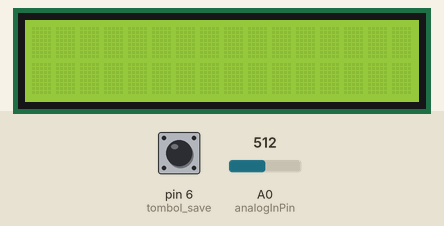
This sketch was run on a simulated Arduino Uno, built with avr-gcc and run on an emulated ATmega328P. Shown: 16×2 character LCD. The inputs (shaded band) are chosen by the test bench; at power-on: pin 6 (tombol_save) HIGH, A0 (analogInPin) = 512. EEPROM starts erased; what the sketch prints to the serial monitor is not drawn.

Above: at 2.6 s.
2.7 s: pin 6 (tombol_save) pulled LOW for 0.15 s
At 4.2 s:
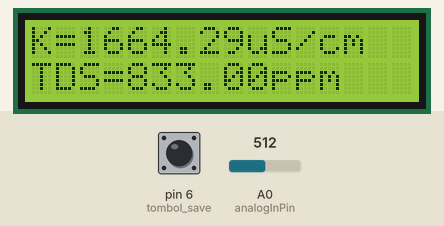
4.4 s: pin 6 (tombol_save) pulled LOW for 1 s
At 4.62 s:
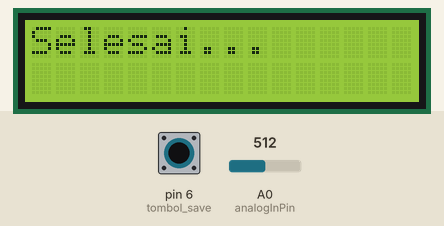

The sketch:

sketch_jun11a.ino
```cpp
//inclue library yang dibutuhkan
#include <LiquidCrystal.h>
#include <EEPROM.h>
#define analogInPin  A0  // Analog input pin
LiquidCrystal lcd(7,8,9,10,11,12);

//deklarasi variabel dan nilai
int tombol_save=6;
int sensorValue;
float outputValueConductivity;
float outputValueTDS;
byte cursor_segitiga_kanan[8] = {0b01000,0b01100,0b01110,0b01111,0b01110,0b01100,0b01000,0b00000};
byte cursor_segitiga_kiri[8] = {0b00001,0b00011,0b00111,0b01111,0b00111,0b00011,0b00001,0b00000};
byte cursor_bulat[8] = {0b00100,0b01110,0b11111,0b11111,0b11111,0b01110,0b00100,0b00000};

int pembagi_outputValueConductivity=0; //didepan koma
float hasil_bagi_outputValueConductivity =0;
float hasil_belakang_koma_outputValueConductivity=0;
int pembagi_outputValueTDS=0; //didepan koma
float hasil_bagi_outputValueTDS=0;

float hasil_belakang_koma_outputValueTDS =0;
int pembagi_outputValueConductivity_ribuan ;
int pembagi_outputValueConductivity_puluhan;
int pembagi_outputValueTDS_ribuan;
int pembagi_outputValueTDS_puluhan;
float depan_koma_outputValueConductivity;
float read_belakang_koma_outputValueConductivity;

//defini fungsi
void tampilSave();
void silahkanTunggu();
void bersih2_layar();
void sensor_K();

void setup()   //fungsi dijalankan pada saat alat dinyalakan
{
  Serial.begin(9600); //mulai komunikasi serial
  lcd.begin(2, 16);
  lcd.createChar(1, cursor_segitiga_kanan);
  lcd.createChar(2, cursor_segitiga_kiri);
  lcd.createChar(3, cursor_bulat);
  pinMode(tombol_save, INPUT_PULLUP);  //pendeskripsian variabel sebagai INPUT_PULLUP
  silahkanTunggu();   //menjalankan fungsisilahkanTunggu()
}


void loop() {   //fungsi berjalan ketika sensor mendeteksi air
  sensor_K();
  if(digitalRead(tombol_save)==LOW) {
    //perhitungan untuk mencari nilai dari konduktivitas dan TDS
    pembagi_outputValueConductivity=outputValueConductivity;//dari float jadi int, sehingga yg diambil nilai di depan koma (XXXX,00)
    hasil_bagi_outputValueConductivity = outputValueConductivity - pembagi_outputValueConductivity;  //belakang koma, berasal dari nilai float - nilai depan koma (0000,XX)
    hasil_belakang_koma_outputValueConductivity = hasil_bagi_outputValueConductivity*100; //nilai dua digit dibelakang koma jadi bulat (0000,XX to XX)

    int pembagi_outputValueConductivity_ribuan = pembagi_outputValueConductivity/100; //ribuan 2 digit (XX00,00)
    int pembagi_outputValueConductivity_puluhan = pembagi_outputValueConductivity*100; //puluhan 2 digit (00XX,00)

    EEPROM.write(1,pembagi_outputValueConductivity_ribuan);
    EEPROM.write(2,pembagi_outputValueConductivity_puluhan);
    EEPROM.write(3,hasil_belakang_koma_outputValueConductivity);
    pembagi_outputValueTDS = outputValueTDS;
    hasil_bagi_outputValueTDS = outputValueTDS / pembagi_outputValueTDS;
    hasil_belakang_koma_outputValueTDS = hasil_bagi_outputValueTDS*100;
    pembagi_outputValueTDS_ribuan = pembagi_outputValueTDS/100 ; //ribuan 2 digit (XX00,00)
    pembagi_outputValueTDS_puluhan = pembagi_outputValueTDS*100; //puluhan 2 digit (00XX,00)
    EEPROM.write(4,pembagi_outputValueTDS_ribuan);
    EEPROM.write(5,pembagi_outputValueTDS_puluhan);
    EEPROM.write(6,hasil_belakang_koma_outputValueTDS);
    tampilSave();
   //ketika tombol save ditekan yang kedua kalinya
    while(1) {
     if(digitalRead(tombol_save)==LOW){
        lcd.clear();
        lcd.setCursor(0,0);
        lcd.print("Selesai..."); //tampil pada lcd
        delay(200);
        break;
      }
      else {
        long int read_depan_koma_outputValueConductivity_ribuan = EEPROM.read(1) ;
        long int read_depan_koma_outputValueConductivity_puluhan = EEPROM.read(2);
        int read_belakang_koma_outputValueConductivity = EEPROM.read(3);
        float depan_koma_outputValueConductivity = (read_depan_koma_outputValueConductivity_ribuan*10000)+(read_depan_koma_outputValueConductivity_puluhan*100) + read_belakang_koma_outputValueConductivity; //depan koma * 100 ditambah dua digit
        float outputValueConductivity_fix = depan_koma_outputValueConductivity / 100; //dibagi 100 untuk mendapat nilai pecahan dua digit dibelakang koma
        long int read_depan_koma_outputValueTDS_ribuan = EEPROM.read(4);
        long int read_depan_koma_outputValueTDS_puluhan = EEPROM.read(5);
        int read_belakang_koma_outputValueTDS = EEPROM.read(6);
        float depan_koma_outputValueTDS=(read_depan_koma_outputValueTDS_ribuan*10000)+(read_depan_koma_outputValueTDS_puluhan*100)+read_belakang_koma_outputValueTDS;
        float outputValueTDS_fix=depan_koma_outputValueTDS/100;
        Serial.print("K = ");       //ttampil pada serial monitor
        Serial.print(outputValueConductivity_fix);
        Serial.print("uS/cm");
        Serial.print("TDS=");       //tampil pada serial monitor
        Serial.print(outputValueTDS_fix);
        Serial.println("ppm");
        lcd.setCursor(0,0);
        lcd.print("K="); //tampil pada lcd
        lcd.setCursor(2,0);
        lcd.print(outputValueConductivity_fix);
        lcd.print("uS/cm");      //tampil pada lcd
        lcd.setCursor(0,1);
        lcd.print("TDS=");  //tampil pada lcd
        lcd.setCursor(4,1);
        lcd.print(outputValueTDS_fix);
        lcd.print("ppm");
        delay(100);
        lcd.clear();
        //delay(100);
      }
    }
  }
}

void sensor_K() {
  sensorValue = analogRead(analogInPin);
  outputValueConductivity = (4.3248*sensorValue)-534;
  if (sensorValue == 0){  //ketika sensor tidak mendeteksi adanya air
    outputValueConductivity = 0;
  }
  outputValueTDS= outputValueConductivity/2;
  if (sensorValue == 0) {
    outputValueTDS = 0;
    //didalam arduino akan menampilkan sesuai perhitungan
    Serial.print("sensor ADC = ");
    Serial.print(sensorValue);
    Serial.print("  conductivity (uSiemens) = ");
    Serial.print(outputValueConductivity);
    Serial.print("  TDS(ppm) = ");
    Serial.println(outputValueTDS);
    lcd.setCursor(0,0);
    lcd.print("K=");
    lcd.setCursor(2,0);
    lcd.print(outputValueConductivity) ;
    lcd.print("uS/cm");
    lcd.setCursor(0,1);
    lcd.print("TDS=");
    lcd.setCursor(4,1);
    lcd.print(outputValueTDS);
    lcd.print("ppm");
    delay(500);
  }
 }

void bersih2_layar() {  //mereset layar agar kembali seperti keadaan awaal
  lcd.setCursor(0,0);
  lcd.print("                    ");
  lcd.setCursor(0,1);
  lcd.print("                    ");
  lcd.setCursor(0,2);
  lcd.print("                    ");
  lcd.setCursor(0,3);
  lcd.print("                    ");
  delay(100);
}

void silahkanTunggu() { //layar akan menampilkan sebuah loading untuk menjalankan perhitungan
  int i;
  for (i = 0 ; i < 1; i ++){
    bersih2_layar();
    lcd.setCursor(0,0);
    lcd.print("      ETDS");
    for(int b=0;b<16;b++) {
      lcd.setCursor(b,1);
      lcd.write(3);
      delay(80);
    }
  }
  lcd.clear();
}

void tampilSave(){ //menyimpan data yang telah keluar di LCD sebelumnya
  lcd.clear();
  int i;
  bersih2_layar();
  lcd.setCursor(0,0);
  lcd.print("      SAVE");
  for(int b=0;b<16;b++) {
    lcd.setCursor(b,1);
    lcd.write(1);
    delay(50);
  }
  lcd.clear();
}
```

Measured:
- after the input at 2.7 s, the display: first changes after 0.13 s (image 1 shows a later state)
- after the input at 4.4 s, the display: changes after 0.11 s (image 2)
